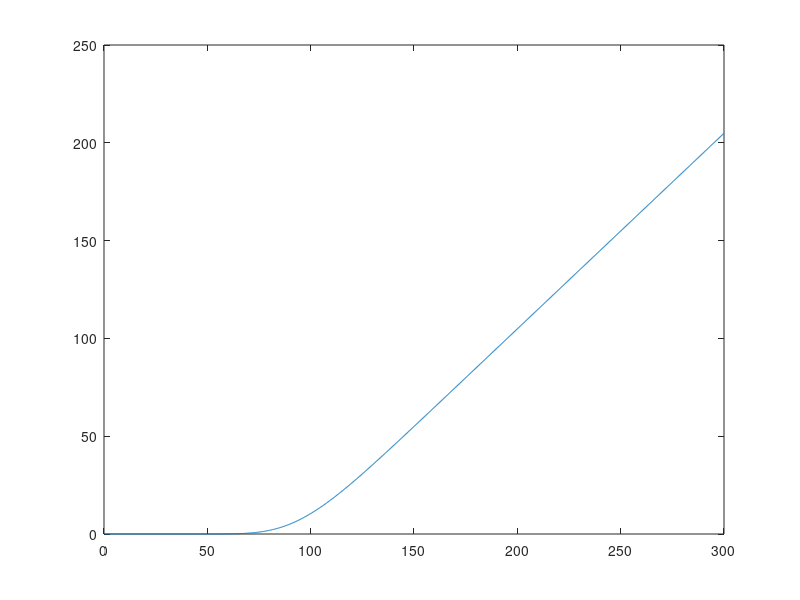
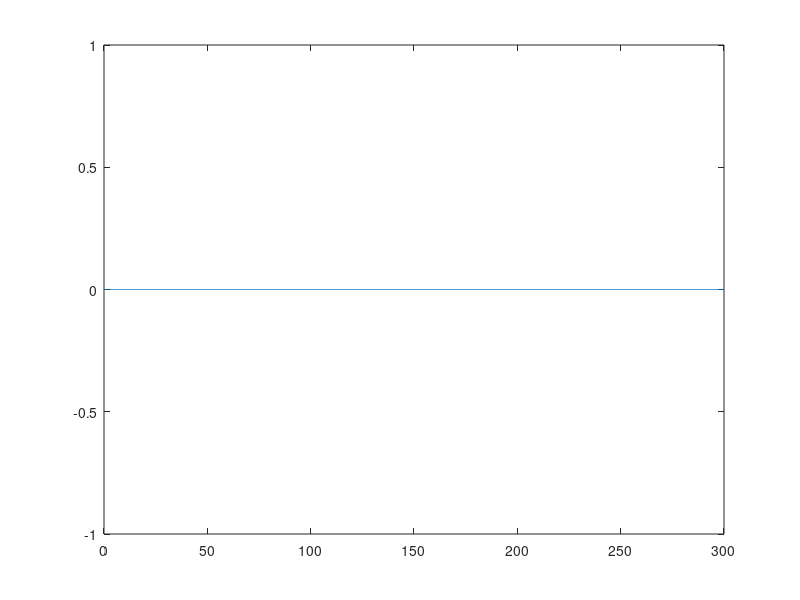

Source code (MATLAB) for these figures, in order:

r = 0.05;
sigma = 0.2;
T = 1;
K = 100;
S0 = 120;

nt = 100;
ns = 1500;

t = linspace(0,T,nt);
s = linspace(0,3*K,ns)';
dt = t(2)-t(1);
ds = s(2)-s(1);

e1 = ones(ns,1);
data = [e1 -2*e1 e1];
diags = [-1 0 1];

%second derivative
ss2 = spdiags(s.^2,0,ns,ns);
sd = 0.5*sigma.^2*ss2*spdiags(data,diags,ns,ns)/(ds.^2);
data = [-e1 e1];
diags = [-1 1];

%first derivative
fd = r*spdiags(s,0,ns,ns)*spdiags(data,diags,ns,ns)/(2*ds);

%reaction term
reac = -r*speye(ns);
A = sd+fd+reac;
AA = speye(ns-2)-dt*A(2:end-1,2:end-1);

bc = zeros(ns-2,nt);
bc(end,:) = dt*A(end-1,end)*(s(end)-K*exp(-r*t));

tic;
v1 = max(s(2:end-1)-K,0);
plot(s(2:end-1),v1)
for i=1:nt-1
    v1 = AA\(v1+bc(:,i+1));
end
toc;
% around 60ms
plot(s(2:end-1),v1)


[lAA,uAA] = lu(AA);
figure()
tic;
v2 = max(s(2:end-1)-K,0);
for i=1:nt-1
    v2 = uAA\(lAA\(v2+bc(:,i+1)));
end
toc;
plot(s(2:end-1),v2-v1)